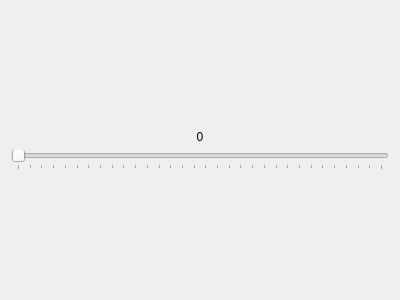
<?xml version="1.0" encoding="UTF-8"?>
<ui version="4.0">
 <class>LinearForm</class>
 <widget class="QWidget" name="LinearForm">
  <property name="geometry">
   <rect>
    <x>0</x>
    <y>0</y>
    <width>400</width>
    <height>300</height>
   </rect>
  </property>
  <property name="windowTitle">
   <string>Form</string>
  </property>
  <layout class="QVBoxLayout" name="verticalLayout">
   <item>
    <spacer name="verticalSpacer_2">
     <property name="orientation">
      <enum>Qt::Vertical</enum>
     </property>
     <property name="sizeHint" stdset="0">
      <size>
       <width>20</width>
       <height>40</height>
      </size>
     </property>
    </spacer>
   </item>
   <item>
    <widget class="QLabel" name="label">
     <property name="text">
      <string>0</string>
     </property>
     <property name="alignment">
      <set>Qt::AlignCenter</set>
     </property>
    </widget>
   </item>
   <item>
    <widget class="QSlider" name="horizontalSlider">
     <property name="maximum">
      <number>31</number>
     </property>
     <property name="orientation">
      <enum>Qt::Horizontal</enum>
     </property>
     <property name="tickPosition">
      <enum>QSlider::TicksBelow</enum>
     </property>
    </widget>
   </item>
   <item>
    <spacer name="verticalSpacer">
     <property name="orientation">
      <enum>Qt::Vertical</enum>
     </property>
     <property name="sizeHint" stdset="0">
      <size>
       <width>20</width>
       <height>40</height>
      </size>
     </property>
    </spacer>
   </item>
  </layout>
 </widget>
 <resources/>
 <connections/>
</ui>
